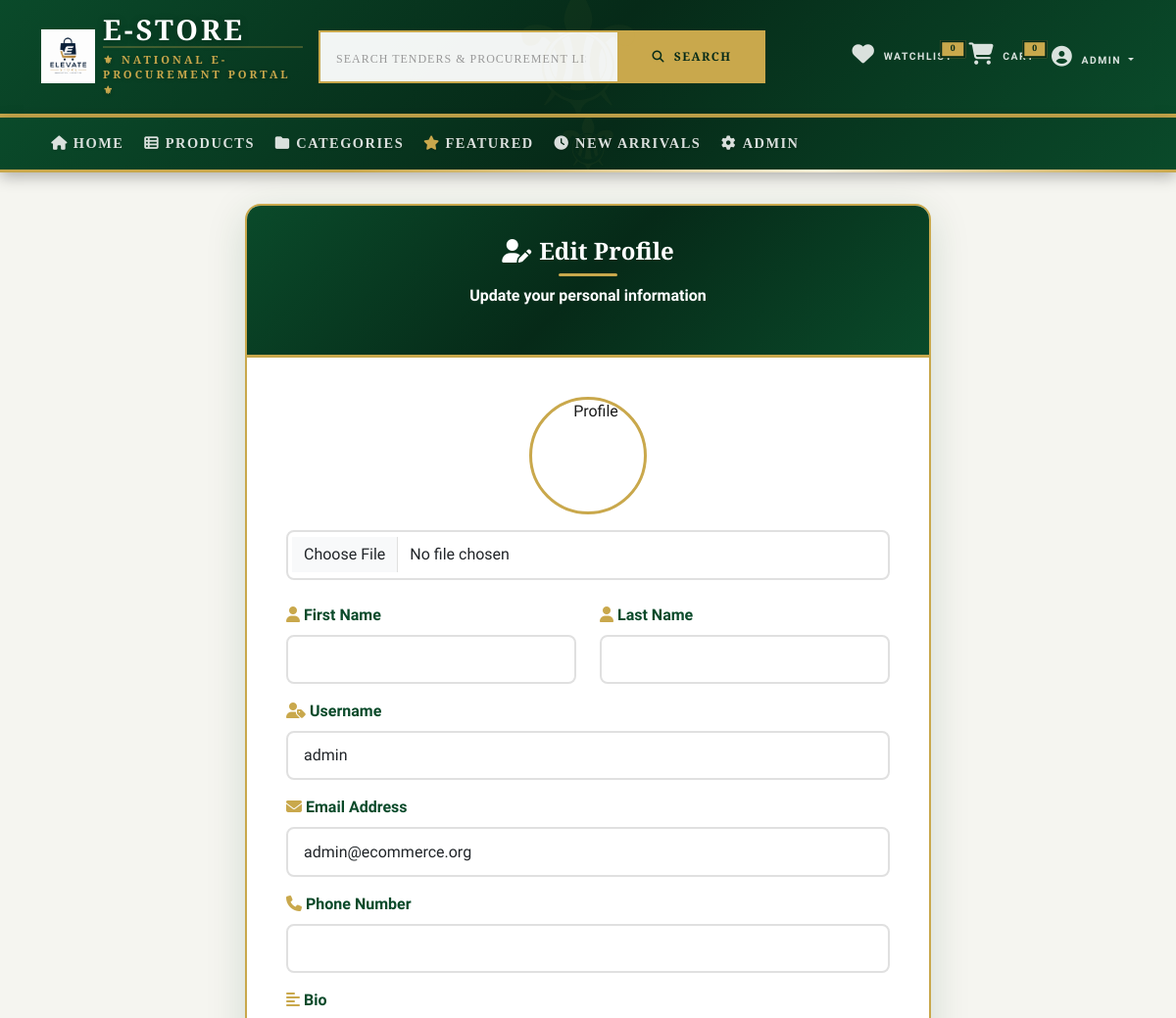
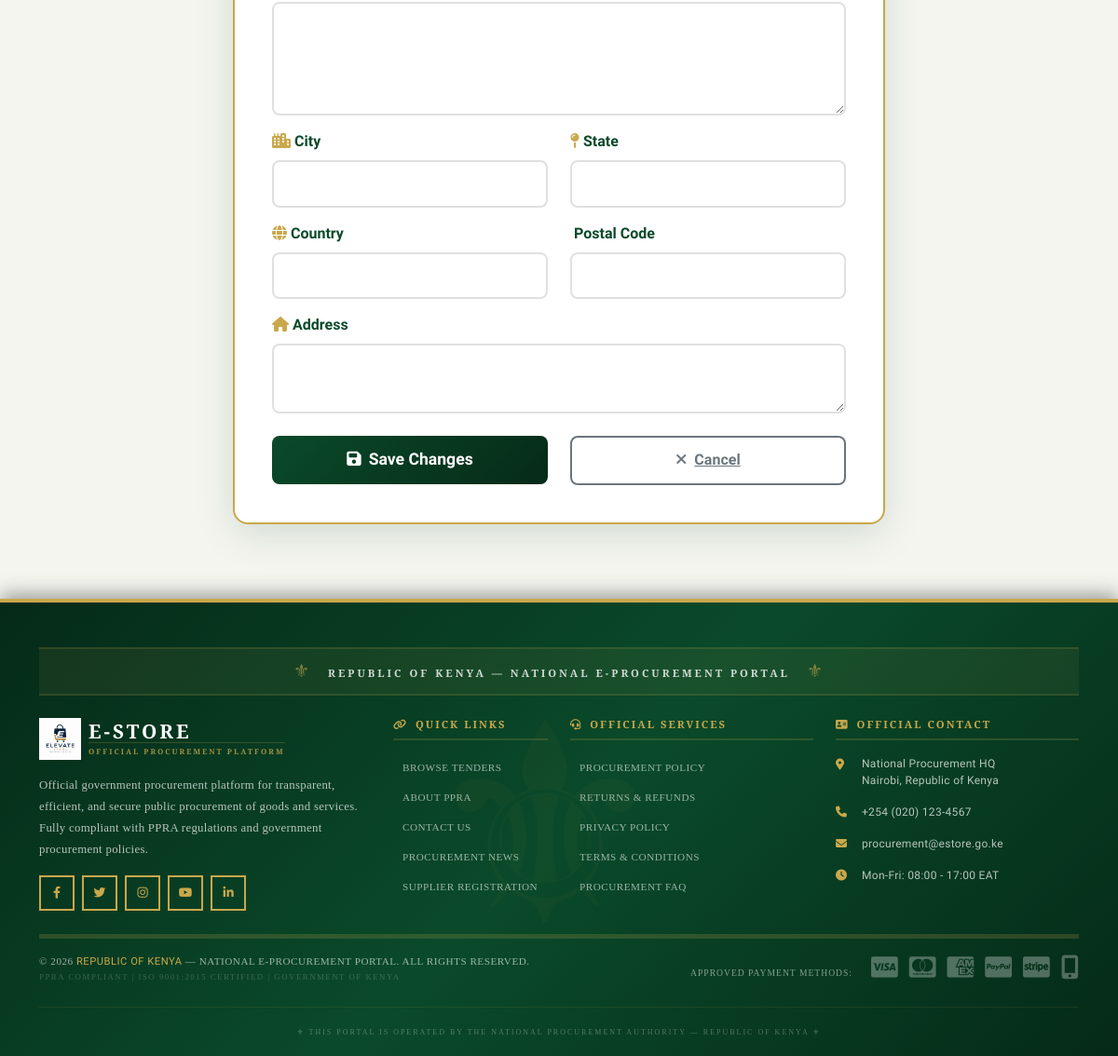
The page /accounts/profile/edit/ (signed in) on the database its author committed (2 pictures, top to bottom).
### apps/accounts/models.py (models this page shows, shortened)
class User(AbstractUser):
    USER_TYPES = (
        ('customer', 'Customer'),
        ('vendor', 'Vendor'),
        ('admin', 'Admin'),
        ('moderator', 'Moderator'),
    )
    email = models.EmailField(unique=True)
    phone_number = models.CharField(
        max_length=15,
        validators=[RegexValidator(r'^\+?1?\d{9,15}$', 'Enter a valid phone number')],
        blank=True
    )
    user_type = models.CharField(max_length=20, choices=USER_TYPES, default='customer')
    profile_picture = models.ImageField(upload_to='users/profiles/', null=True, blank=True)
    bio = models.TextField(max_length=500, blank=True)
    address = models.TextField(blank=True)
    city = models.CharField(max_length=100, blank=True)
    state = models.CharField(max_length=100, blank=True)
    country = models.CharField(max_length=100, blank=True)
    postal_code = models.CharField(max_length=20, blank=True)
    is_email_verified = models.BooleanField(default=False)
    is_phone_verified = models.BooleanField(default=False)
    is_blocked = models.BooleanField(default=False)
    is_banned = models.BooleanField(default=False)
    last_login_ip = models.GenericIPAddressField(null=True, blank=True)
    created_at = models.DateTimeField(auto_now_add=True)
    updated_at = models.DateTimeField(auto_now=True)
    deleted_at = models.DateTimeField(null=True, blank=True)
    currency = models.CharField(max_length=3, default='KES')
    language = models.CharField(max_length=10, default='en')
    email_notifications = models.BooleanField(default=True)
    sms_notifications = models.BooleanField(default=False)
    store_name = models.CharField(max_length=200, blank=True)
    store_description = models.TextField(blank=True)
    store_logo = models.ImageField(upload_to='stores/logos/', null=True, blank=True)
    store_banner = models.ImageField(upload_to='stores/banners/', null=True, blank=True)
    is_store_active = models.BooleanField(default=False)
    business_license = models.CharField(max_length=100, blank=True)
    tax_id = models.CharField(max_length=100, blank=True)
    bank_account = models.CharField(max_length=100, blank=True)
    bank_name = models.CharField(max_length=100, blank=True)
    two_factor_enabled = models.BooleanField(default=False)
    device_tokens = models.JSONField(default=list, blank=True)
    failed_login_attempts = models.PositiveIntegerField(default=0)
    locked_until = models.DateTimeField(null=True, blank=True)
    verification_token = models.UUIDField(default=uuid.uuid4, editable=False, unique=True)
    reset_token = models.UUIDField(null=True, blank=True)
    reset_token_expires = models.DateTimeField(null=True, blank=True)
    groups = models.ManyToManyField(Group, related_name='custom_user_groups', blank=True)
    user_permissions = models.ManyToManyField(Permission, related_name='custom_user_permissions', blank=True)
    class Meta:
        ordering = ['-date_joined']
        indexes = [
            models.Index(fields=['email']),
            models.Index(fields=['username']),
            models.Index(fields=['phone_number']),
            models.Index(fields=['user_type']),
            models.Index(fields=['is_active', 'is_blocked']),
        ]
    @property
    def full_name(self):
        return f"{self.first_name} {self.last_name}".strip() or self.username
    @property
    def is_vendor(self):
        return self.user_type == 'vendor'

### apps/accounts/views.py (the view)
# urls.py: path('profile/edit/', views.edit_profile, name='edit_profile'),
@login_required
def edit_profile(request):
    if request.method == 'POST':
        form = UserProfileForm(request.POST, request.FILES, instance=request.user)
        if form.is_valid():
            form.save()
            log_user_activity(request.user, 'profile_update', 'Updated profile', request)
            messages.success(request, 'Profile updated successfully!')
            return redirect('accounts:profile')
        else:
            messages.error(request, 'Please correct the errors below.')
    else:
        form = UserProfileForm(instance=request.user)
    return render(request, 'accounts/edit_profile.html', {'form': form})

### apps/accounts/templates/accounts/edit_profile.html (shortened to what this page needs)
{% extends 'base.html' %}
{% load static %}
{% load crispy_forms_tags %}
{% block content %}
<div class="container">
    <div class="edit-profile-container">
        <div class="edit-profile-card">
            <div class="card-header">
                <h4><i class="fas fa-user-edit me-2"></i>Edit Profile</h4>
                <div class="gold-accent"></div>
                <p>Update your personal information</p>
            </div>
            <div class="card-body">
                <form method="post" enctype="multipart/form-data" novalidate>
                    <div class="text-center mb-4">
                        {% if form.instance.profile_picture %}
                            <img src="{{ form.instance.profile_picture.url }}" alt="Profile" class="avatar-preview" id="avatarPreview">
                        {% else %}
                            <img src="{% static 'images/default-avatar.png' %}" alt="Profile" class="avatar-preview" id="avatarPreview">
                        {% endif %}
                        <div class="mt-2">
                            {{ form.profile_picture }}
                        </div>
                    </div>
                    <div class="row">
                        <div class="col-md-6">
                            <div class="mb-3">
                                <label for="{{ form.first_name.id_for_label }}" class="form-label">
                                    <i class="fas fa-user me-1 text-gold"></i>First Name
                                </label>
                                {{ form.first_name }}
                            </div>
                        </div>
                        <div class="col-md-6">
                            <div class="mb-3">
                                <label for="{{ form.last_name.id_for_label }}" class="form-label">
                                    <i class="fas fa-user me-1 text-gold"></i>Last Name
                                </label>
                                {{ form.last_name }}
                            </div>
                        </div>
                    </div>
                    <div class="mb-3">
                        <label for="{{ form.username.id_for_label }}" class="form-label">
                            <i class="fas fa-user-tag me-1 text-gold"></i>Username
                        </label>
                        {{ form.username }}
                    </div>
                    <div class="mb-3">
                        <label for="{{ form.email.id_for_label }}" class="form-label">
                            <i class="fas fa-envelope me-1 text-gold"></i>Email Address
                        </label>
                        {{ form.email }}
                    </div>
                    <div class="mb-3">
                        <label for="{{ form.phone_number.id_for_label }}" class="form-label">
                            <i class="fas fa-phone me-1 text-gold"></i>Phone Number
                        </label>
                        {{ form.phone_number }}
                    </div>
                    <div class="mb-3">
                        <label for="{{ form.bio.id_for_label }}" class="form-label">
                            <i class="fas fa-align-left me-1 text-gold"></i>Bio
                        </label>
                        {{ form.bio }}
                    </div>
                    <div class="row">
                        <div class="col-md-6">
                            <div class="mb-3">
                                <label for="{{ form.city.id_for_label }}" class="form-label">
                                    <i class="fas fa-city me-1 text-gold"></i>City
                                </label>
                                {{ form.city }}
                            </div>
                        </div>
                        <div class="col-md-6">
                            <div class="mb-3">
                                <label for="{{ form.state.id_for_label }}" class="form-label">
                                    <i class="fas fa-map-pin me-1 text-gold"></i>State
                                </label>
                                {{ form.state }}
                            </div>
                        </div>
                    </div>
                    <div class="row">
                        <div class="col-md-6">
                            <div class="mb-3">
                                <label for="{{ form.country.id_for_label }}" class="form-label">
                                    <i class="fas fa-globe me-1 text-gold"></i>Country
                                </label>
                                {{ form.country }}
                            </div>
                        </div>
                        <div class="col-md-6">
                            <div class="mb-3">
                                <label for="{{ form.postal_code.id_for_label }}" class="form-label">
                                    Postal Code
                                </label>
                                {{ form.postal_code }}
                            </div>
                        </div>
                    </div>
                    <div class="mb-3">
                        <label for="{{ form.address.id_for_label }}" class="form-label">
                            <i class="fas fa-home me-1 text-gold"></i>Address
                        </label>
                        {{ form.address }}
                    </div>
                    <div class="row mt-4">
                        <div class="col-md-6">
                            <button type="submit" class="btn-save">
                                <i class="fas fa-save me-2"></i>Save Changes
                            </button>
                        </div>
                        <div class="col-md-6">
                            <a href="{% url 'accounts:profile' %}" class="btn-cancel d-block text-center">
                                <i class="fas fa-times me-2"></i>Cancel
                            </a>
                        </div>
                    </div>
                </form>
            </div>
        </div>
    </div>
</div>
{% endblock %}

### templates/includes/header.html (shortened to what this page needs)
{% load static %}
<header class="header bg-primary-green text-white border-bottom border-gold">
    <div class="container py-3">
        <div class="row align-items-center g-3">
            <div class="col-md-3 col-6">
                <a href="{% url 'products:home' %}" class="text-decoration-none d-flex align-items-center">
                    <img src="{% static 'images/ecommerce.png' %}" alt="National E-Procurement Portal Logo" height="55" class="me-2">
                    <div>
                        <h1 class="mb-0 text-white fw-bold gov-title" style="font-family: 'Playfair Display', serif; text-transform: uppercase; letter-spacing: 3px; font-size: 1.8rem; line-height: 1;">
                            E-STORE
                        </h1>
                        <div class="gov-subtitle-wrapper mt-1">
                            <span class="text-gold gov-subtitle" style="font-family: 'Merriweather', serif; font-size: 0.7rem; letter-spacing: 3px; text-transform: uppercase; font-weight: 700; display: block; border-top: 2px solid rgba(201, 168, 76, 0.3); padding-top: 3px;">
                                ⚜ NATIONAL E-PROCUREMENT PORTAL ⚜
                            </span>
                        </div>
                    </div>
                </a>
            </div>
            <div class="col-md-5 d-none d-md-block">
                <form action="{% url 'products:search' %}" method="get" class="d-flex">
                    <input type="search" name="q" class="form-control form-control-lg gov-search"
                           style="border-radius: 0; border: 2px solid var(--gov-gold); background: rgba(255,255,255,0.95); font-family: 'Merriweather', serif; font-weight: 400; letter-spacing: 0.5px;"
                           placeholder="SEARCH TENDERS & PROCUREMENT LISTINGS..." value="{{ request.GET.q }}">
                    <button type="submit" class="btn gov-search-btn"
                            style="background: var(--gov-gold); color: var(--gov-green-dark); border-radius: 0; border: 2px solid var(--gov-gold); font-weight: 700; font-family: 'Merriweather', serif; text-transform: uppercase; letter-spacing: 1px; padding: 0 1.5rem;">
                        <i class="fas fa-search me-1"></i> SEARCH
                    </button>
                </form>
            </div>
            <div class="col-md-4 col-6">
                <div class="d-flex justify-content-end align-items-center gap-3">
                    <a href="{% url 'wishlist:view' %}" class="text-white position-relative gov-action-link" style="text-decoration: none; font-family: 'Merriweather', serif; font-weight: 700; text-transform: uppercase; font-size: 0.65rem; letter-spacing: 1px;">
                        <i class="fas fa-heart fa-lg"></i>
                        <span class="position-absolute top-0 start-100 translate-middle badge rounded-pill gov-badge"
                              style="background: var(--gov-gold); color: var(--gov-green-dark); font-weight: 900; font-family: 'Merriweather', serif; font-size: 0.55rem; border: 2px solid var(--gov-green-dark);">
                            {{ wishlist_count|default:0 }}
                        </span>
                        <span class="d-none d-md-inline ms-1">WATCHLIST</span>
                    </a>
                    <a href="{% url 'cart:view' %}" class="text-white position-relative gov-action-link" style="text-decoration: none; font-family: 'Merriweather', serif; font-weight: 700; text-transform: uppercase; font-size: 0.65rem; letter-spacing: 1px;">
                        <i class="fas fa-shopping-cart fa-lg"></i>
                        <span class="position-absolute top-0 start-100 translate-middle badge rounded-pill gov-badge"
                              style="background: var(--gov-gold); color: var(--gov-green-dark); font-weight: 900; font-family: 'Merriweather', serif; font-size: 0.55rem; border: 2px solid var(--gov-green-dark);">
                            {{ cart_total_items|default:0 }}
                        </span>
                        <span class="d-none d-md-inline ms-1">CART</span>
                    </a>
                    {% if user.is_authenticated %}
                        <div class="dropdown">
                            <button class="btn btn-link text-white dropdown-toggle p-0 gov-user-btn" data-bs-toggle="dropdown"
                                    style="text-decoration: none; font-family: 'Merriweather', serif; font-weight: 700; text-transform: uppercase; font-size: 0.65rem; letter-spacing: 1px;">
                                <i class="fas fa-user-circle fa-2x me-1"></i>
                                <span class="d-none d-md-inline">{{ user.full_name|truncatechars:12 }}</span>
                            </button>
                        </div>
                    {% endif %}
                </div>
            </div>
        </div>
    </div>
</header>

### rows shown on the page
User: full_name "ADMIN", username "admin", email "admin@ecommerce.org"

### other values the page prints
{{ wishlist_count|default:0 }} "0"
{{ cart_total_items|default:0 }} "0"
